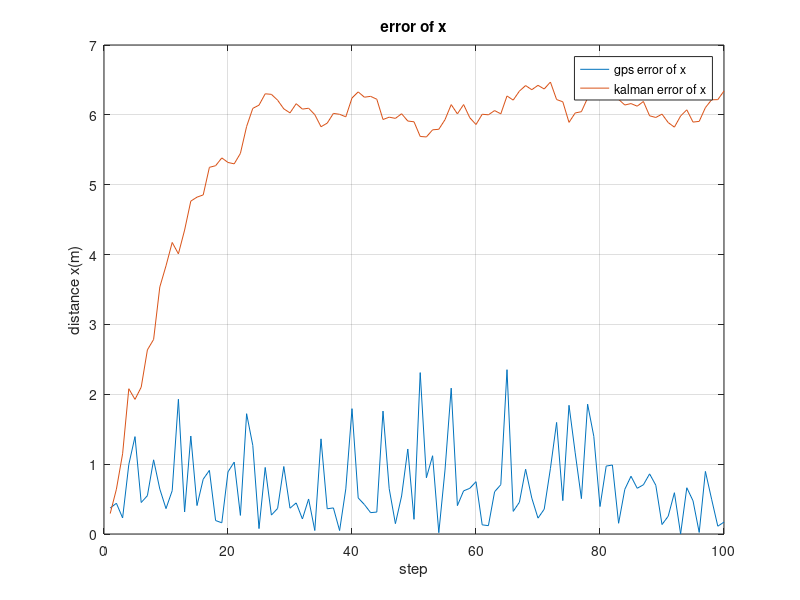
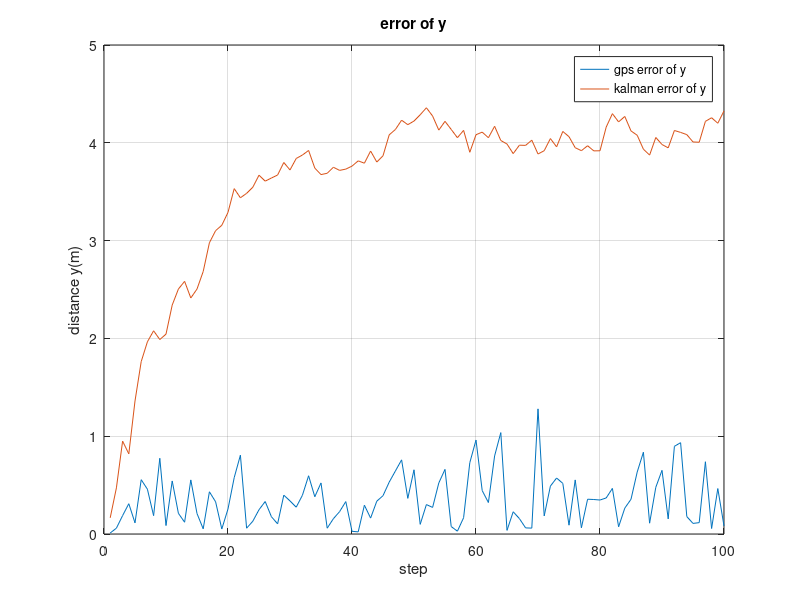
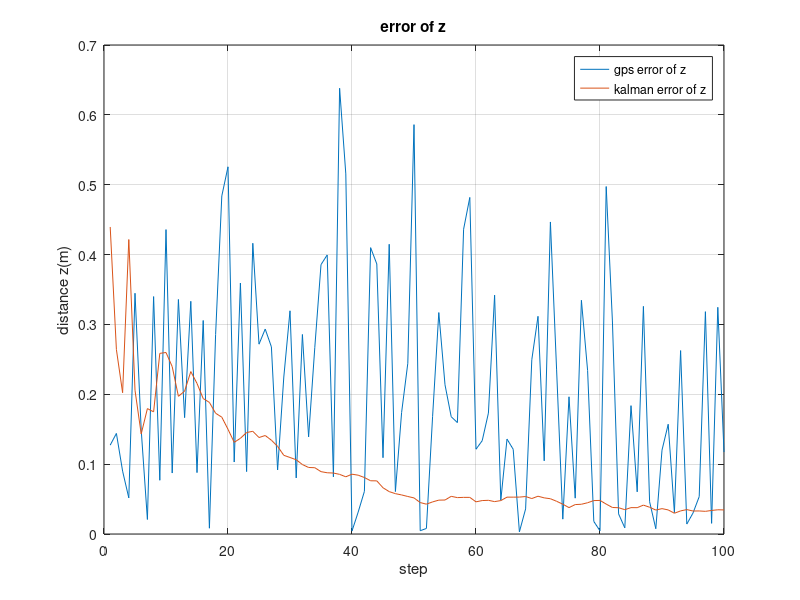
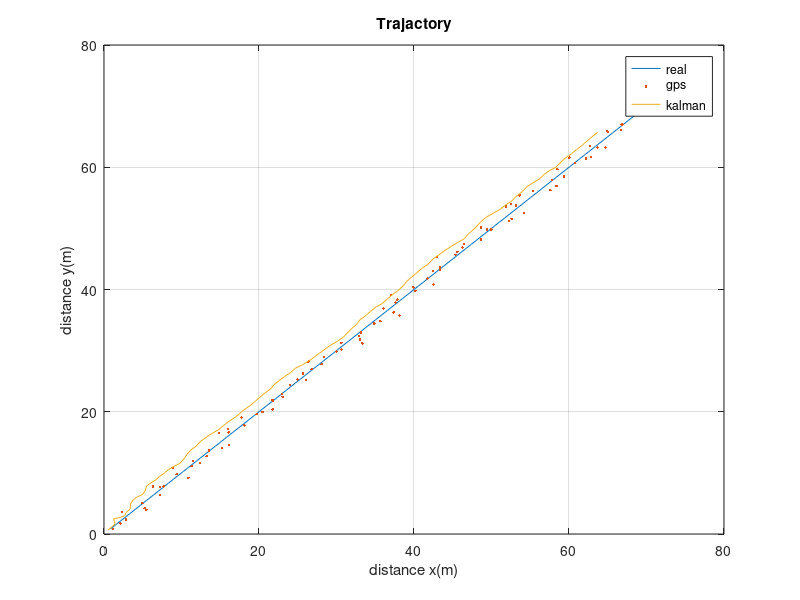

Write MATLAB code to recreate these figures, in order.
clc
clear all
close all

%% GPS Uncertainty Ellipsoid

gps_u = [-0.5299   0.7256   -0.4389; -0.2442   -0.6262    -0.7404; -0.8122    -0.2852    0.5090];
gps_s = [0.6291  0  0; 0  0.1974  0; 0  0  0.0570];

rand_gps_x = sqrt(gps_s(1,1)); 
rand_gps_y = sqrt(gps_s(2,2)); 
rand_gps_z = sqrt(gps_s(3,3)); 

%% Car model

wheel_radius = 0.1;
length = 1;

velocity = 10; % m/s
heading = 0;

%% kalman set

H = [1 0 0; 0 1 0];
Q = [0.01 0 0;0 0.01 0; 0 0 0.00001];
R = [rand_gps_x 0;0 rand_gps_y];

P = 1*eye(3);

%% Simulation

sample_time = 0.1;
test_time = 10;
step = test_time/sample_time;

save_real = zeros(step,3);
save_gps = zeros(step,3);
save_kal = zeros(step,3);

real_x = 0;   % m
real_y = 0; % m
real_z = 0;     % m
real_theta = pi/4; % rad

x_kal = [real_x; real_y; real_theta]; % kalman init state
kal_theta = real_theta;
pre_kal_theta = kal_theta;

for i=1:step
   
   %% car position
    real_velocity = velocity + velocity/10*randn();
    real_x = real_x + real_velocity*sample_time*cos(real_theta); % m
    real_y = real_y + real_velocity*sample_time*sin(real_theta); % m
    real_theta = real_theta + real_velocity/length*tan(heading)*sample_time; % rad

   %% gps
    gps_x = real_x + rand_gps_x*randn();
    gps_y = real_y + rand_gps_y*randn();
    gps_z = real_z + rand_gps_z*randn();
    gps_xyz = [gps_x gps_y gps_z]';
    gps_xy = [gps_x gps_y]';
    
%    %% steroe
%     [st_u, st_s, st_cx, st_cy, ct_cz, st_x, st_y, st_z] = sj_stereo(real_x,real_y,real_z);
%     st_xyz = [st_x st_y st_z]';
%     
%    %% geometry sensor fusion
%     gps_w = inv(inv(gps_u*gps_s*gps_u')+inv(st_u*st_s*st_u'))*inv(gps_u*gps_s*gps_u');
%     st_w = inv(inv(gps_u*gps_s*gps_u')+inv(st_u*st_s*st_u'))*inv(st_u*st_s*st_u');
%     
%     sf_xyz = gps_w*gps_xyz + st_w*st_xyz;
    
   %% kalman filter
    pre_kal_theta = kal_theta;
    
    A_13 = -velocity*sample_time*sin(pre_kal_theta);
    A_23 = velocity*sample_time*cos(pre_kal_theta);
    A = [1 0 A_13; 0 1 A_23; 0 0 1];
    
    x_kal_p = A*x_kal;
    Pp = A*P*A' + Q;
    K = Pp*H'/(H*Pp*H'+R);
    
    z = gps_xy;%[sf_xyz(1); sf_xyz(2)]; % sensor fusion data
    x_kal = x_kal_p + K*(z - H*x_kal_p);
    
    P = Pp - K*H*Pp;
    
   %% data save
    save_real(i,:) = [real_x real_y real_z];
    save_gps(i,:) = gps_xyz';
    save_kal(i,:) = x_kal;
end

% error_gps = zeros(step,3);
% error_st = zeros(step,3);
% error_sf = zeros(step,3);
% error_kal = zeros(step,3);

error_gps = abs(save_real-save_gps);
error_kal = abs(save_real-save_kal);

plot_x = 1:step;

figure(1)
plot(plot_x, error_gps(:, 1))
hold on
plot(plot_x, error_kal(:, 1))
title('error of x')
xlabel('step')
ylabel('distance x(m)')
legend('gps error of x', 'kalman error of x')
grid on
hold off

figure(2)
plot(plot_x, error_gps(:, 2))
hold on
plot(plot_x, error_kal(:, 2))
title('error of y')
xlabel('step')
ylabel('distance y(m)')
legend('gps error of y', 'kalman error of y')
grid on
hold off

figure(3)
plot(plot_x, error_gps(:, 3))
hold on
plot(plot_x, error_kal(:, 3))
title('error of z')
xlabel('step')
ylabel('distance z(m)')
legend('gps error of z', 'kalman error of z')
grid on
hold off

figure(4)
plot(save_real(:, 1), save_real(:, 2))
hold on
plot(save_gps(:, 1), save_gps(:, 2), '.')
plot(save_kal(:, 1), save_kal(:, 2))
title('Trajactory')
xlabel('distance x(m)')
ylabel('distance y(m)')
legend('real', 'gps', 'kalman')
grid on
hold off


% 
% 

% % figure(2)
% % plot3(save_real(:,1),save_real(:,2),save_real(:,3),'b')
% % hold on
% % plot3(save_gps(:,1),save_gps(:,2),save_gps(:,3),'.m')
% % plot3(save_st(:,1),save_st(:,2),save_st(:,3),'k')
% % plot3(save_sf(:,1),save_sf(:,2),save_sf(:,3),'r')
% % title('Trajectory')
% % xlabel('distance x(m)')
% % ylabel('distance y(m)')
% % zlabel('distance z(m)')
% % legend('real','gps','st','fusion')
% % grid on
% 
% figure(2)
% plot(save_real(:,1),save_real(:,2),'b')
% hold on
% plot(save_gps(:,1),save_gps(:,2),'.m')
% plot(save_st(:,1),save_st(:,2),'k')
% %plot(save_sf(:,1),save_sf(:,2),'r')
% plot(save_kal(:,1),save_kal(:,2),'g')
% title('Trajectory')
% xlabel('distance x(m)')
% ylabel('distance y(m)')
% legend('real','gps','st','kalman')
% grid on
% 
% figure(3)
% plot(plot_x/10,save_real(:,1),'b');
% hold on
% plot(plot_x/10,save_gps(:,1),'m');
% plot(plot_x/10,save_st(:,1),'k');
% plot(plot_x/10,save_sf(:,1),'r');
% plot(plot_x/10,save_kal(:,1),'g');
% title('distance x')
% xlabel('time(s)')
% ylabel('distance x(m)')
% legend('real','gps','st','fusion','kalman')
% 
% figure(4)
% plot(plot_x/10,save_real(:,2),'b');
% hold on
% plot(plot_x/10,save_gps(:,2),'m');
% plot(plot_x/10,save_st(:,2),'k');
% plot(plot_x/10,save_sf(:,2),'r');
% plot(plot_x/10,save_kal(:,2),'g');
% title('distance y')
% xlabel('time(s)')
% ylabel('distance y(m)')
% legend('real','gps','st','fusion','kalman')
% 
% % figure(5)
% % plot(plot_x/10,save_real(:,3),'b');
% % hold on
% % plot(plot_x/10,save_gps(:,3),'m');
% % plot(plot_x/10,save_st(:,3),'k');
% % plot(plot_x/10,save_sf(:,3),'r');
% % title('distance z')
% % xlabel('time(s)')
% % ylabel('distance z(m)')
% % legend('real','gps','st','fusion')
% 
% figure(6)
% plot(plot_x/10,abs(save_real(:,1)-save_gps(:,1)),'m');
% hold on
% plot(plot_x/10,abs(save_real(:,1)-save_st(:,1)),'k');
% plot(plot_x/10,abs(save_real(:,1)-save_sf(:,1)),'r');
% plot(plot_x/10,abs(save_real(:,1)-save_kal(:,1)),'g');
% title('error x')
% xlabel('time(s)')
% ylabel('error x(m)')
% legend('gps','st','fusion','kalman')
% 
% figure(7)
% plot(plot_x/10,abs(save_real(:,2)-save_gps(:,2)),'m');
% hold on
% plot(plot_x/10,abs(save_real(:,2)-save_st(:,2)),'k');
% %plot(plot_x/10,abs(save_real(:,2)-save_sf(:,2)),'r');
% plot(plot_x/10,abs(save_real(:,2)-save_kal(:,2)),'g');
% title('error y')
% xlabel('time(s)')
% ylabel('error y(m)')
% legend('gps','st','kalman')
% 
% % figure(8)
% % plot(plot_x/10,abs(save_real(:,3)-save_gps(:,3)),'m');
% % hold on
% % plot(plot_x/10,abs(save_real(:,3)-save_st(:,3)),'k');
% % plot(plot_x/10,abs(save_real(:,3)-save_sf(:,3)),'r');
% % title('error z')
% % xlabel('time(s)')
% % ylabel('error z(m)')
% % legend('gps','st','fusion')